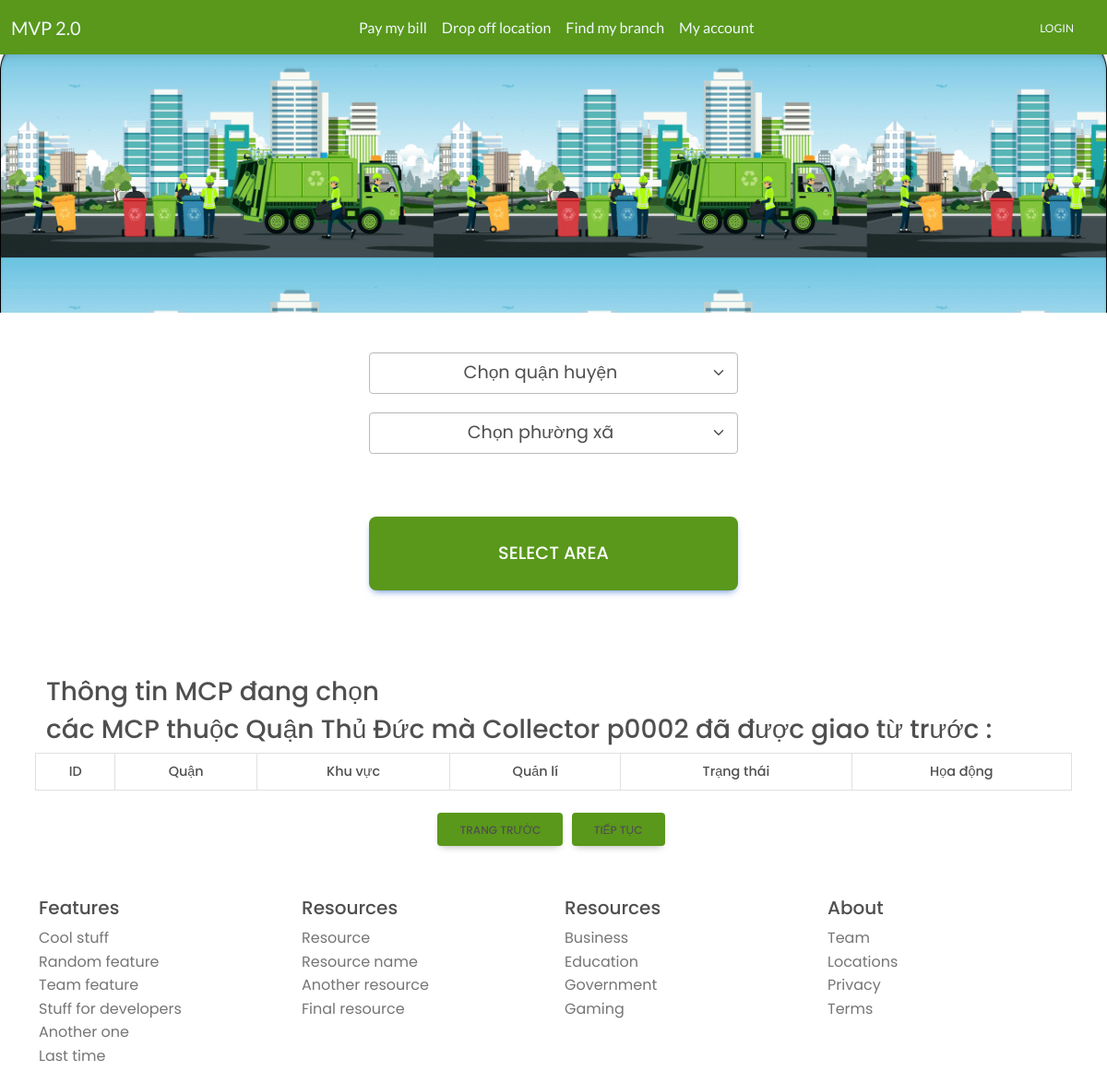
The app's page /assign_area_choosing.php?id=p0002, older data.
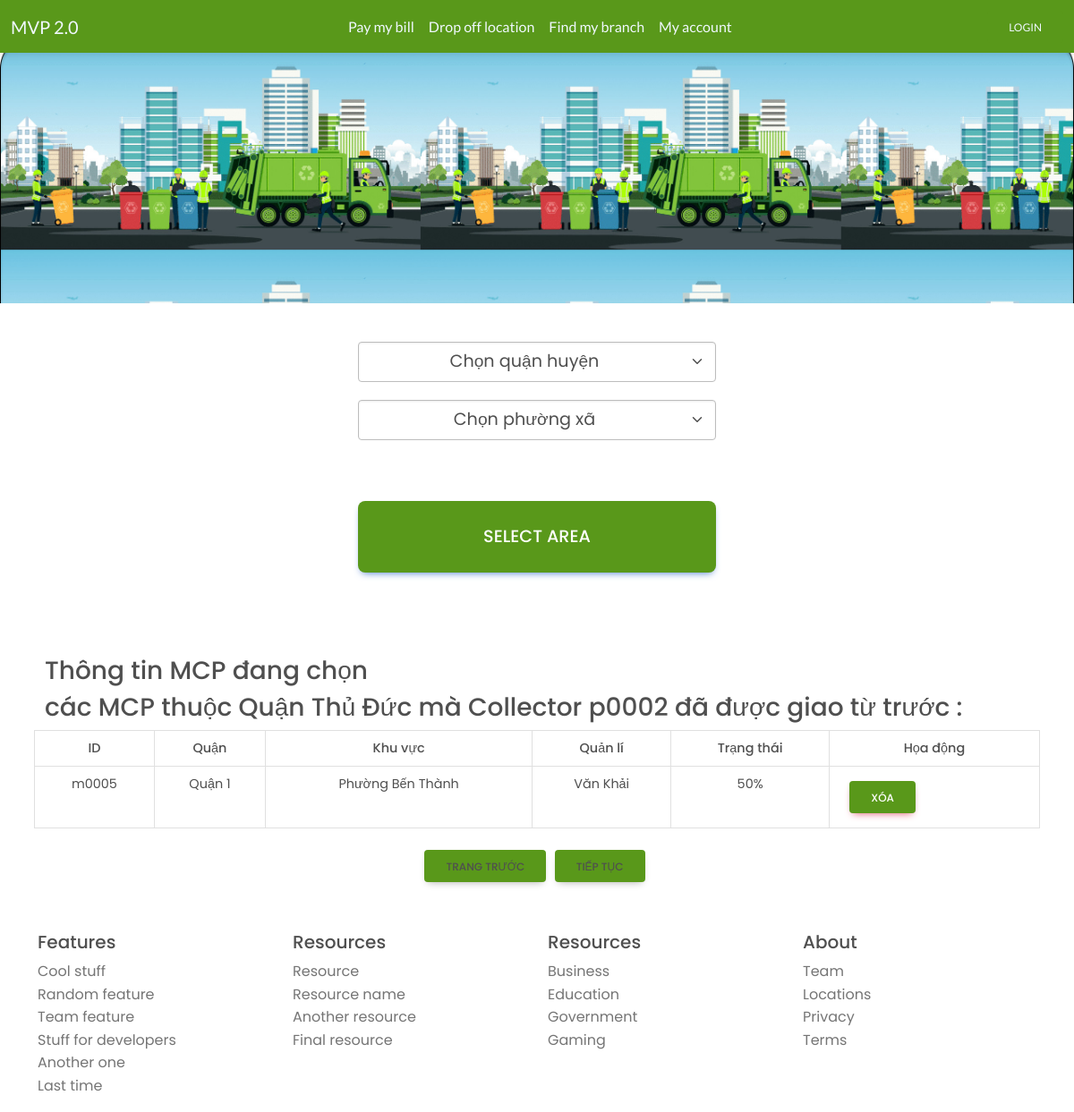
The same page, newer data.
### tables this page shows
CREATE TABLE `mcps` (
  `mcp_id` varchar(255) NOT NULL,
  `mcp_district` varchar(255) NOT NULL,
  `mcp_address` varchar(255) NOT NULL,
  `mcp_manager` varchar(255) NOT NULL,
  `capacity` varchar(255) NOT NULL
);

### assign_area_choosing.php (the view, shortened to what this page needs)
<?php include "header.php" ?>
    <link rel="stylesheet" href="css/assign_route.css"/>
    <link rel="stylesheet" href="css/assign_area.css"/>
    <link rel="stylesheet" href="https://unicons.iconscout.com/release/v4.0.0/css/line.css">
  </head>
  <body>
  <?php include("navigation.php") ?>
    <div id ="intro" class="p-3 bg-light">
    </div>
    <div class="container">
      <div class="row justify-content-md-center p-2">
        <div class="col-md-auto">
          <select class="form-select form-select-sm mb-3" id="district" >
            <option value="" selected>Chọn quận huyện</option>
          </select>
          <select class="form-select form-select-sm" id="ward" >
            <option value="" selected>Chọn phường xã</option>
          </select>
        </div>
      </div>
    </div>
    <div class="d-grid gap-2 col-6 mx-auto">
      <button class="btn btn-primary a" type="button" id="select_mcp">Select Area</button>
    </div>
    <div class="container">
      <div class="row justify-content-md-center p-2">
        <h3>Thông tin MCP đang chọn</h3>
        <?php
                  include "connection.php";
                  $query = "SELECT * FROM have";
                  $res = mysqli_query($con,$query);
                  echo "<h3>các MCP thuộc Quận Thủ Đức mà Collector ". $_GET['id']. " đã được giao từ trước : </h3>";
                  ?>
                  <table class="table table-bordered table-hover" id="data-table">
                  <tr>
                  <th class="text-center border p-2">ID</th>
                  <th class="text-center border p-2">Quận</th>
                  <th class="text-center border p-2">Khu vực</th>
                  <th class="text-center border p-2">Quản lí</th>
                  <th class="text-center border p-2">Trạng thái</th>
                  <th class="text-center border p-2">Họa động</th>
                  </tr>
                  <?php
                  while($row = mysqli_fetch_assoc($res)){
                    if($row['employee_id']==$_GET['id']){
                      $query = "SELECT * FROM mcps";
                      $res = mysqli_query($con,$query);
                      while($row_db = mysqli_fetch_assoc($res)){
                        if($row_db['mcp_id']==$row['mcp_id']){
                          echo '<tr>';
                          echo '<td class="text-center border p-2">'.$row_db['mcp_id']. '</td>';
                          echo '<td class="text-center border p-2">'.$row_db['mcp_district']. '</td>';
                          echo '<td class="text-center border p-2">'.$row_db['mcp_address']. '</td>';
                          echo '<td class="text-center border p-2">'.$row_db['mcp_manager']. '</td>';
                          echo '<td class="text-center border p-2">'.$row_db['capacity']. '</td>';
                          echo '<td><a class="btn btn-danger Delete" data-id="' . $row_db['mcp_id'] . '">Xóa</a></td>';
                          echo "</tr>";
                        }
                      }
                    }
                  }
                    echo "</table>";
                  ?>
      </div>
      <div class="button-container">
          <a class="btn" href="assign_area_view.php">Trang trước</a>
          <button class="btn" id="continue" >Tiếp tục</button>
        </div>
    </div>
  <?php include "footer.php"; ?>
</body>
</html>

### header.php (shortened to what this page needs)
<!DOCTYPE html>
<html lang="en">
  <head>
    <link rel="stylesheet"href="https://cdnjs.cloudflare.com/ajax/libs/lato-font/3.0.0/css/lato-font.min.css"/>
    <link rel="stylesheet" href="css/mdb.min.css" />
    <link rel="stylesheet" href="css/mystyle.css" />

### navigation.php
<nav class="navbar navbar-expand-lg navbar-light mb-0">
    <div class="container-fluid">
        <a class="navbar-brand" href="backoff.php">MVP 2.0</a>
        <div class="navbar-expand " id="navbarNav">
            <ul class="navbar-nav">
            <li class="nav-item">
                <a class="nav-link active" aria-current="page" href="#">Pay my bill</a>
            </li>
            <li class="nav-item">
                <a class="nav-link active" href="#">Drop off location</a>
            </li>
            <li class="nav-item">
                <a class="nav-link active" href="#">Find my branch</a>
            </li>
            <li class="nav-item">
                <a class="nav-link active" href="#">My account</a>
            </li>
            </ul>
        </div>
        <?php
            if(!isset($_SESSION['user'])) {
               echo'<a href="login.php" class="btn btn-light shadow-0" role="button">Login</a>';
            }
            else {
                echo'<a class = "nav-link active" >Welcomeback, Back Officer</a>';
            }
        ?>
    </div>
</nav>

### footer.php
<br> <br>
<footer class="container mt-1">
    <div class="row">
        <div class="col-6 col-md">
            <h5>Features</h5>
            <ul class="list-unstyled text-small">
            <li><a class="text-muted" href="#">Cool stuff</a></li>
            <li><a class="text-muted" href="#">Random feature</a></li>
            <li><a class="text-muted" href="#">Team feature</a></li>
            <li><a class="text-muted" href="#">Stuff for developers</a></li>
            <li><a class="text-muted" href="#">Another one</a></li>
            <li><a class="text-muted" href="#">Last time</a></li>
            </ul>
        </div>
        <div class="col-6 col-md">
            <h5>Resources</h5>
            <ul class="list-unstyled text-small">
            <li><a class="text-muted" href="#">Resource</a></li>
            <li><a class="text-muted" href="#">Resource name</a></li>
            <li><a class="text-muted" href="#">Another resource</a></li>
            <li><a class="text-muted" href="#">Final resource</a></li>
            </ul>
        </div>
        <div class="col-6 col-md">
            <h5>Resources</h5>
            <ul class="list-unstyled text-small">
            <li><a class="text-muted" href="#">Business</a></li>
            <li><a class="text-muted" href="#">Education</a></li>
            <li><a class="text-muted" href="#">Government</a></li>
            <li><a class="text-muted" href="#">Gaming</a></li>
            </ul>
        </div>
        <div class="col-6 col-md">
        <h5>About</h5>
        <ul class="list-unstyled text-small">
        <li><a class="text-muted" href="#">Team</a></li>
        <li><a class="text-muted" href="#">Locations</a></li>
        <li><a class="text-muted" href="#">Privacy</a></li>
        <li><a class="text-muted" href="#">Terms</a></li>
        </ul>
    </div>
    </div>
</footer>

### css/mystyle.css (style rules this page uses)
.navbar { background-color: #59981A; margin-bottom: 5px; border: 1cm; align-items: center; }
.navbar a { color: aliceblue; font-family: Lato; }
#navbarNav .navbar-nav li a { color: aliceblue; font-family: Lato; }
.btn { background-color: #59981A; }
div { display: block; }
.navbar { background-color: #59981A; border: 1cm; align-items: center; }
.navbar a { color: aliceblue; font-family: Lato; ; }
#intro { background-image: url("http://localhost/img/officer_wall.jpg") ; height: 60vh; background-position: 30% 60%; background-size: cover; }

### css/assign_route.css (style rules this page uses)
* { margin: 0; padding: 0; box-sizing: border-box; font-family: 'Poppins', sans-serif; }
#intro { background-image: url("http://localhost/img/wall_assign.jpg") ; height: 35vh; background-position: 0% 10%; background-size: cover; }
.select-btn, li { display: flex; align-items: center; cursor: pointer; }
.d-grid.gap-2 { display: flex; justify-content: center; }
.btn.btn-primary { background-color: #59981A; color: #fff; height: 80px; width: 400px; margin-top: 60px; font-size: larger; border-radius: 8px; }
.btn.btn-primary.a { margin-bottom: 85px; }

### css/assign_area.css (style rules this page uses)
#district { width: 400px; height: 45px; font-size: larger ; margin-top: 35px; text-align: center; }
#ward { width: 400px; height: 45px; margin-top: 20px; font-size: larger ; text-align: center; }
.button-container { text-align: center; }
.button-container button { display: inline-block; margin: 0 5px; }

Row changes from the older to the newer data that the page shows:
added mcps: mcp_id "m0005", mcp_district "Quận 1", mcp_address "Phường Bến Thành", mcp_manager "Văn Khải", capacity "50%"
